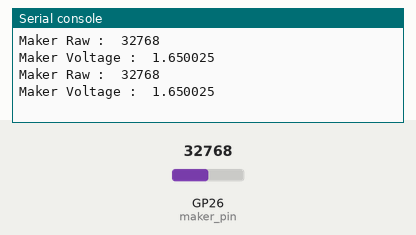
This program was run on a simulated Raspberry Pi Pico running MicroPython. Parts: the last lines printed to the serial console. Inputs (shaded band) come from the test bench; at power-on: GP26 (maker_pin) = 32768 (analog values on the 0–65535 scale).

Above: at 1.2 s.
1.3 s: GP26 (maker_pin) set to 45874
At 2.6 s:
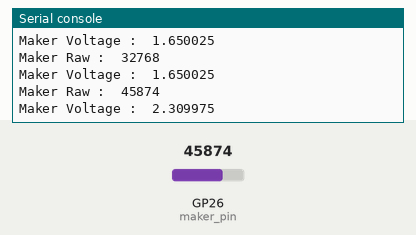
2.8 s: GP26 (maker_pin) set to 57670
At 3.8 s:
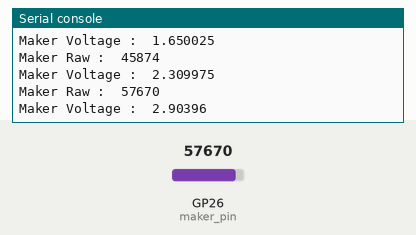
Timing chart, 0 to 5.8 s (numbered marks = the images above; inputs shaded):
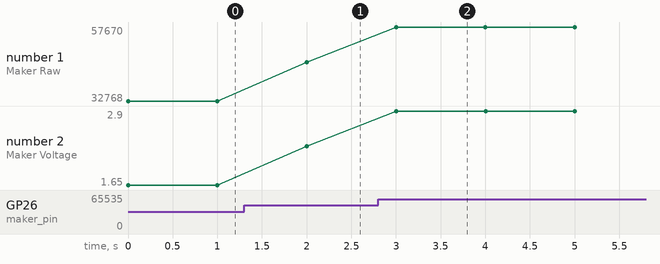

The program:

04_Maker_Line.py
```python
# Ref: https://RandomNerdTutorials.com/raspberry-pi-pico-analog-inputs-micropython/
#      https://docs.micropython.org/en/latest/library/machine.ADC.html

# Import Library
from machine import Pin, ADC
from time import sleep

# Pin Declaration
maker_pin = 26

adc = ADC(maker_pin)

while True:
  maker_raw = adc.read_u16() # read value, 0-65535 across voltage range 0.0v - 3.3v
  maker_volt = (maker_raw/65535)*3.3
  print("Maker Raw : ", maker_raw)
  print("Maker Voltage : ", maker_volt)
  sleep(1)
```

Measured:
- after the input at 1.3 s, the serial console: prints a new line after 0.70 s (image 1)
- after the input at 2.8 s, the serial console: prints a new line after 0.20 s (image 2)
- plotted number 1: 32768 → 45874 after the input at 1.3 s, 45874 → 57670 after the input at 2.8 s
- plotted number 2: 1.65 → 2.31 after the input at 1.3 s, 2.31 → 2.9 after the input at 2.8 s
